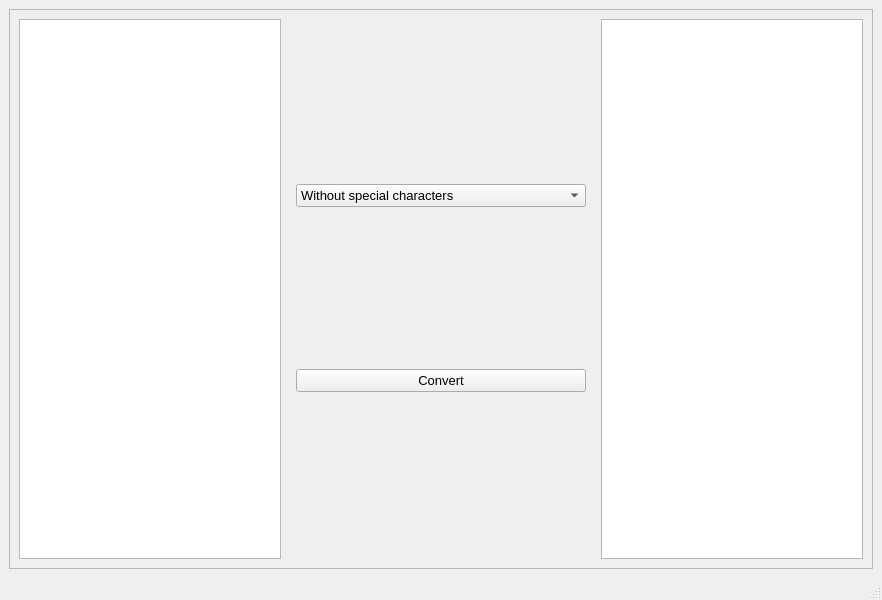
<?xml version="1.0" encoding="UTF-8"?>
<ui version="4.0">
 <class>MainWindow</class>
 <widget class="QMainWindow" name="MainWindow">
  <property name="geometry">
   <rect>
    <x>0</x>
    <y>0</y>
    <width>882</width>
    <height>600</height>
   </rect>
  </property>
  <property name="windowTitle">
   <string>MainWindow</string>
  </property>
  <widget class="QWidget" name="centralwidget">
   <layout class="QHBoxLayout" name="horizontalLayout_2">
    <item>
     <widget class="QFrame" name="frame">
      <property name="frameShape">
       <enum>QFrame::StyledPanel</enum>
      </property>
      <property name="frameShadow">
       <enum>QFrame::Raised</enum>
      </property>
      <layout class="QHBoxLayout" name="horizontalLayout">
       <item>
        <widget class="QPlainTextEdit" name="userinput">
         <property name="minimumSize">
          <size>
           <width>257</width>
           <height>521</height>
          </size>
         </property>
         <property name="font">
          <font>
           <pointsize>14</pointsize>
          </font>
         </property>
        </widget>
       </item>
       <item>
        <widget class="QWidget" name="widget" native="true">
         <property name="sizePolicy">
          <sizepolicy hsizetype="MinimumExpanding" vsizetype="MinimumExpanding">
           <horstretch>0</horstretch>
           <verstretch>0</verstretch>
          </sizepolicy>
         </property>
         <layout class="QVBoxLayout" name="verticalLayout">
          <item>
           <widget class="QComboBox" name="optionbox">
            <property name="sizePolicy">
             <sizepolicy hsizetype="Preferred" vsizetype="Fixed">
              <horstretch>0</horstretch>
              <verstretch>0</verstretch>
             </sizepolicy>
            </property>
            <property name="minimumSize">
             <size>
              <width>290</width>
              <height>22</height>
             </size>
            </property>
            <property name="font">
             <font>
              <pointsize>10</pointsize>
             </font>
            </property>
            <item>
             <property name="text">
              <string>Without special characters</string>
             </property>
            </item>
            <item>
             <property name="text">
              <string>Every words (including special characters)</string>
             </property>
            </item>
           </widget>
          </item>
          <item>
           <widget class="QPushButton" name="convertbutton">
            <property name="font">
             <font>
              <pointsize>10</pointsize>
             </font>
            </property>
            <property name="text">
             <string>Convert</string>
            </property>
           </widget>
          </item>
         </layout>
        </widget>
       </item>
       <item>
        <widget class="QTextBrowser" name="output">
         <property name="minimumSize">
          <size>
           <width>257</width>
           <height>521</height>
          </size>
         </property>
         <property name="font">
          <font>
           <pointsize>14</pointsize>
          </font>
         </property>
        </widget>
       </item>
      </layout>
     </widget>
    </item>
   </layout>
  </widget>
  <widget class="QMenuBar" name="menubar">
   <property name="geometry">
    <rect>
     <x>0</x>
     <y>0</y>
     <width>882</width>
     <height>21</height>
    </rect>
   </property>
  </widget>
  <widget class="QStatusBar" name="statusbar"/>
 </widget>
 <resources/>
 <connections/>
</ui>
